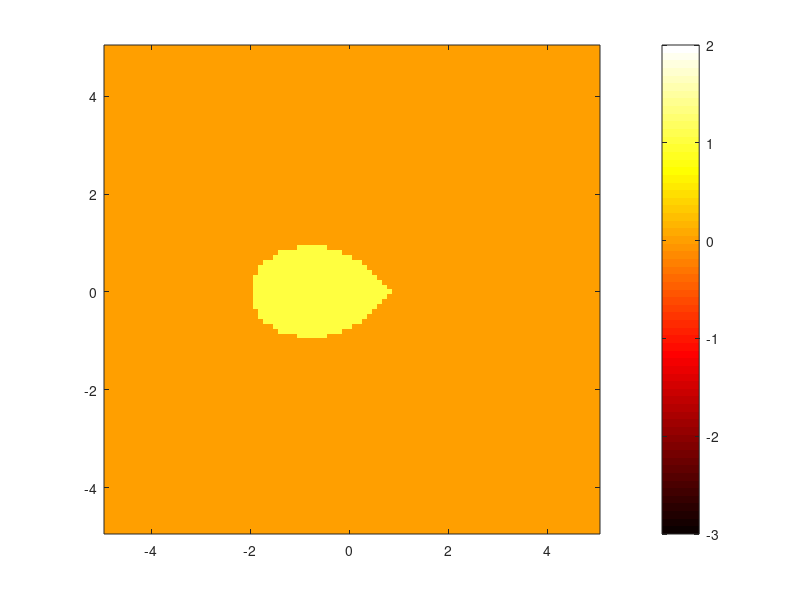

MATLAB code for this plot: (Note: this script raises an error after producing the figure.)
clear
clc
clear  %%%%%%%%%%%%   Eigenvalue distribution text
clc
Du=0.1;
Dv=0.5;
fu=1;
fv=-1;
gu=2;
gv=-1.5;
trJ=fu+gv;
detJ=fu*gv-fv*gu;
data=zeros(100,100);

for i=1:100
    gamaR=-5+i*0.1;
  for j=1:100
    gamaI=-5+j*0.1;
    TJR=trJ+(Du+Dv)*gamaR;
    TJI=(Du+Dv)*gamaI;
    DJR=detJ+(fu*Dv+Du*gv)*gamaR+Du*Dv*(gamaR^2-gamaI^2);
    DJI=(fu*Dv+Du*gv)*gamaI+2*Du*Dv*gamaR*gamaI;
    
    A=TJR^2-TJI^2-4*DJR;
    B=2*TJR*TJI-4*DJI;
    r=sqrt((A+sqrt(A^2+B^2))/2);
    
    LambdaR=TJR+r;
    
    data(i,j)=LambdaR;

  end
end

%%%%%
for i=1:100
  for j=1:100
   if (data(i,j)>=0)
       data(i,j)=0;
   else
       data(i,j)=1.0;
   end
  end
end
%%%%%%%%%%%%%%%%


LR=[-4.9:0.1:5];
LI=[-4.9:0.1:5];
clims = [-3 2];
imagesc(LR,LI,data',clims)
set(gca,'YDir','normal')
% view(-90,90)
colormap hot
colorbar
hold on
%%%%%%%%%%%%%%%%%%%%%%
syms x;
syms y;
f=-0.288*x^4-0.128*x^2*y^2-1.536*x^3-0.896*x*y^2+3.84*y^2+0.28*x^2+3.4*x-2;
h=ezplot(f,[-2.011,0.832,-1,1]);
set( h,'Linestyle','-', 'color', 'r', 'Linewidth',2)

%%%%%%%%%%%%%%%%%%%%%%%%
% xlim([-8.5,300])
% ylim([-5,3])
% set(gcf,'Position',[200 200 400 360]);
set(gca,'linewidth',2,'fontsize',18,'fontname','Times');
xlabel('Re(\Lambda_{\alpha})','Fontname', 'Times New Roman','FontSize',20);
ylabel('Im(\Lambda_{\alpha})','Fontname', 'Times New Roman','FontSize',20);